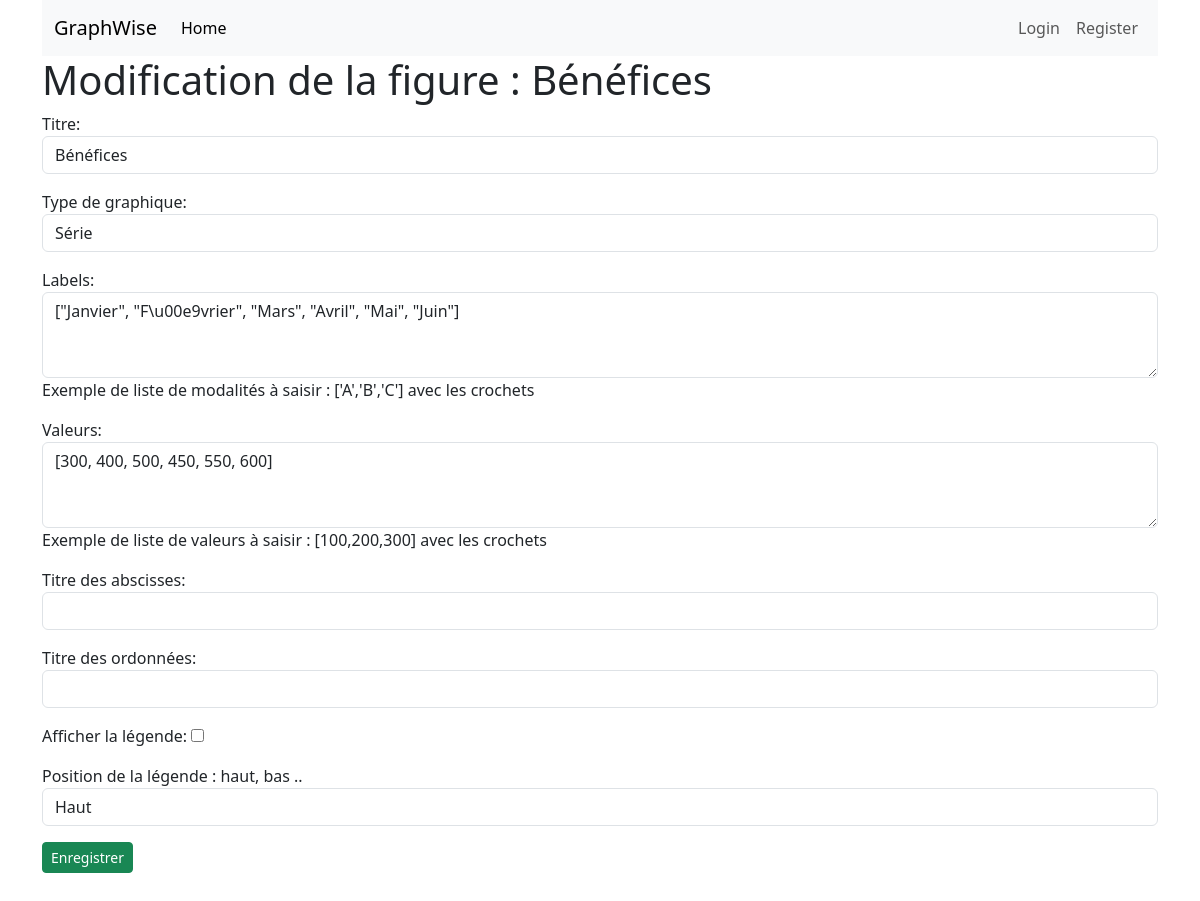
Page /theme/economie/chart/56/edit/ on the committed database.
### json_app/models.py (models this page shows, shortened)
class HighchartData(models.Model):
    CHART_TYPES = [
        ('line', 'Série'),
        ('column', 'Histogramme'),
        ('pie', 'Camembert'),
        ('spline', ' Courbe lissée'),
        ('area', 'Aire'),
        ('bar', 'Barre'),
        ('scatter', 'Nuage de points')
    ]
    theme = models.ForeignKey(Theme, on_delete=models.CASCADE, related_name='charts')
    title = models.CharField(max_length=255)
    labels = models.TextField(default="labels")
    values = models.TextField(default="25")
    chart_type = models.CharField(max_length=10, choices=CHART_TYPES, default='line')
    x_axis_title = models.CharField(max_length=50, blank=True, null=True)
    y_axis_title = models.CharField(max_length=50, blank=True, null=True)
    show_legend = models.BooleanField(default=False)
    legend_position = models.CharField(max_length=10, choices=[('top', 'Haut'), ('bottom', 'Bas')], default='top')
    modified_at = models.DateTimeField(auto_now=True)

### json_app/views.py (the view)
# urls.py: path('theme/<slug:theme_slug>/chart/<int:pk>/edit/', views.edit_chart_data, name='edit_chart_data'),
def edit_chart_data(request, theme_slug, pk):
    chart = get_object_or_404(HighchartData, pk=pk)
    if request.method == "POST":
        form = HighchartDataForm(request.POST, instance=chart)
        if form.is_valid():
            instance = form.save(commit=False)
            instance.labels = form.cleaned_data['labels']
            instance.values = form.cleaned_data['values']
            instance.save()
            return redirect('theme_charts', theme_slug=theme_slug)
    else:
        form = HighchartDataForm(instance=chart)
    return render(request, 'json_app/edit_chart_data.html', {'form': form, 'chart': chart})

### json_app/templates/json_app/edit_chart_data.html (shortened to what this page needs)
{% extends 'base.html' %}
{% block content %}
<h1>Modification de la figure : {{ chart.title }}</h1>
<form method="post" class="mb-4">
    {{ form.as_p }}
    <button type="submit" class="btn btn-sm btn-success">Enregistrer</button>
</form>
{% endblock content %}

### rows in the picture
HighchartData: title "Bénéfices", chart_type "Série", labels "[\"Janvier\", \"F\\u00e9vrier\", \"Mars\", \"Avril\", \"Mai\", \"Juin\"]", values "[300, 400, 500, 450, 550, 600]", legend_position "Haut"
